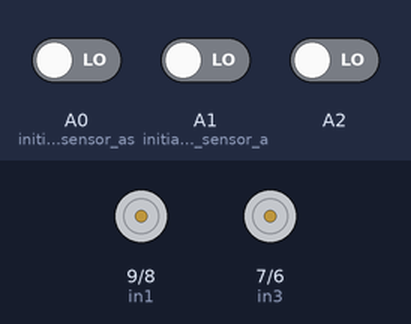
The sketch below on a simulated Arduino Uno, built with avr-gcc and run on an emulated ATmega328P. On the bench: motor-driver pin pairs drawn as motors (green arrow = first pin HIGH = forward, orange = second pin HIGH = backward, longer = more drive, scaled by the enable pin). The inputs (shaded band) are chosen by the test bench; at power-on: A2 LOW, A0 (initialize_Left_sensor_as) LOW, A1 (initialize_Right_sensor_a) LOW.

Above: at 1.2 s.
1.3 s: A2 driven HIGH
At 2.0 s:
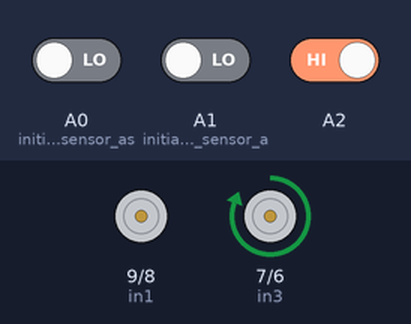
2.8 s: A0 (initialize_Left_sensor_as) driven HIGH
At 3.1 s:
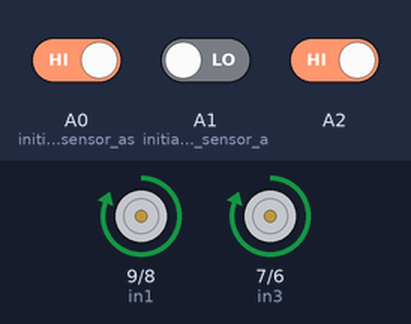
4.3 s: A1 (initialize_Right_sensor_a) driven HIGH
At 4.8 s:
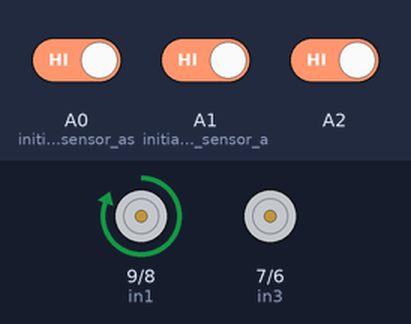
7.3 s: A1 (initialize_Right_sensor_a) driven LOW
At 7.9 s:
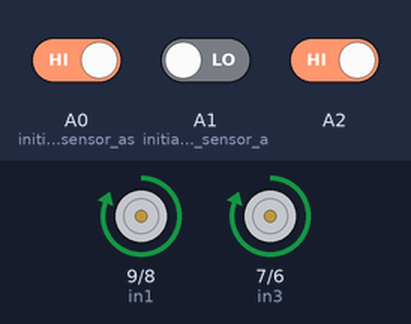
9.0 s: A0 (initialize_Left_sensor_as) driven LOW
At 10.2 s:
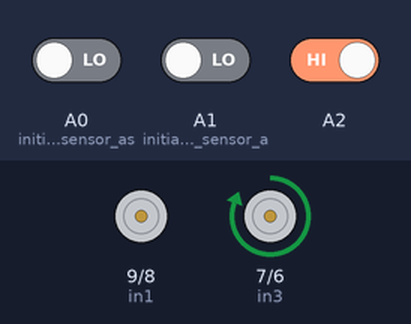
Timing chart, 0 to 11.5 s (numbered marks = the images above; inputs shaded):
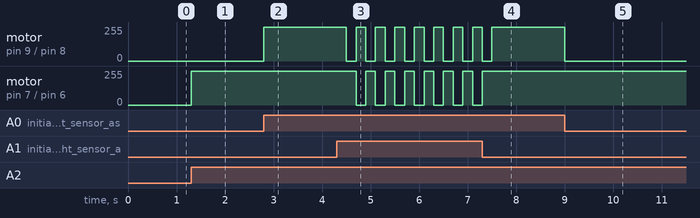

The sketch:

doline.ino
```cpp
// FULL CODE
#define in1 9
#define in2 8
#define in3 7
#define in4 6
#define enA 10
#define enB 5
int M1_Speed = 70; // speed of motor 1
int M2_Speed = 70; // speed of motor 2
int LeftRotationSpeed = 255; // Left Rotation Speed
int RightRotationSpeed = 255; // Right Rotation Speed
void setup()
{
pinMode(in1,OUTPUT);
pinMode(in2,OUTPUT);
pinMode(in3,OUTPUT);
pinMode(in4,OUTPUT);
pinMode(enA,OUTPUT);
pinMode(enB,OUTPUT);
pinMode(A0, INPUT); // initialize Left sensor as an input
pinMode(A1, INPUT); // initialize Right sensor as an inpu
pinMode(A2, INPUT);
}
void loop()
{
int LEFT_SENSOR = digitalRead(A0);
int RIGHT_SENSOR = digitalRead(A2);
int MID_SENSOR = digitalRead(A1);
if(RIGHT_SENSOR==1 && MID_SENSOR==0 && LEFT_SENSOR==1)
{
forward(); //FORWARD
}
else if (RIGHT_SENSOR==0 && MID_SENSOR==1 && LEFT_SENSOR==1)
{
right(); //Move Right
}
else if (RIGHT_SENSOR==0 && MID_SENSOR==1 && LEFT_SENSOR==1)
{
right(); //Move Right
}
else if (RIGHT_SENSOR==1 && MID_SENSOR==0 && LEFT_SENSOR==0)
{
left(); //Move Left
}
else if (RIGHT_SENSOR==1 && MID_SENSOR==1 && LEFT_SENSOR==0)
{
left(); //Move Left
}
else if (RIGHT_SENSOR==1 && MID_SENSOR==1 && LEFT_SENSOR==1)
{
 delay(200);
 left();
 delay(200);
 right();
}
else if (RIGHT_SENSOR==0 && MID_SENSOR==0 && LEFT_SENSOR==0)
{
Stop(); //STOP
}
}

void forward()
{
digitalWrite(in1, HIGH);
digitalWrite(in2, LOW);
digitalWrite(in3, HIGH);
digitalWrite(in4, LOW);
analogWrite(enA, RightRotationSpeed);
analogWrite(enB, LeftRotationSpeed);
}
//void backward()
//{
//digitalWrite(in1, LOW);
//digitalWrite(in2, HIGH);
//digitalWrite(in3, LOW);
//digitalWrite(in4, HIGH);
//analogWrite(enA, RightRotationSpeed);
//analogWrite(enB, M2_Speed);
//}
void right()
{
digitalWrite(in1, HIGH);
digitalWrite(in2, LOW);
digitalWrite(in3, LOW);
digitalWrite(in4, LOW);
analogWrite(enA, RightRotationSpeed);
analogWrite(enB, 0);
}
void left()
{
digitalWrite(in1, LOW);
digitalWrite(in2, LOW);
digitalWrite(in3, HIGH);
digitalWrite(in4, LOW);
analogWrite(enA, 0);
analogWrite(enB, LeftRotationSpeed);
}
void Stop()
{
digitalWrite(in1, LOW);
digitalWrite(in2, LOW);
digitalWrite(in3, LOW);
digitalWrite(in4, LOW);
analogWrite(enA, 0);
analogWrite(enB, 0);
}
// END
```

Measured:
- after the input at 1.3 s, motor on pin 7 (in3) / pin 6 (in4): stopped → forward 255/255 at once
- after the input at 2.8 s, motor on pin 9 (in1) / pin 8 (in2): stopped → forward 255/255 at once
- after the input at 4.3 s, motor on pin 9 (in1) / pin 8 (in2): alternates forward 255/255 for 0.20 s and stopped for 0.20 s, starting after 0.20 s; motor on pin 7 (in3) / pin 6 (in4): alternates forward 255/255 for 0.20 s and stopped for 0.20 s, starting after 0.40 s
- after the input at 7.3 s, motor on pin 9 (in1) / pin 8 (in2): goes on until 7.5 s, then stays forward 255/255; motor on pin 7 (in3) / pin 6 (in4): goes on until 7.3 s, then stays forward 255/255
- after the input at 9.0 s, motor on pin 9 (in1) / pin 8 (in2): forward 255/255 → stopped at once
